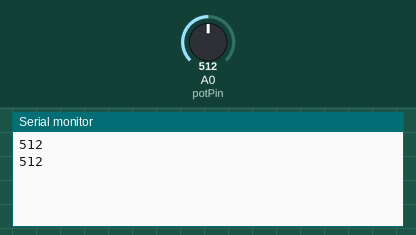
Recording of a sketch running on a simulated Arduino Uno, built with avr-gcc and run on an emulated ATmega328P. On the bench: the last lines printed to the serial monitor. Inputs (shaded band) come from the test bench; at power-on: A0 (potPin) = 512.

Above: at 1.8 s.
1.9 s: A0 (potPin) set to 716
At 2.8 s:
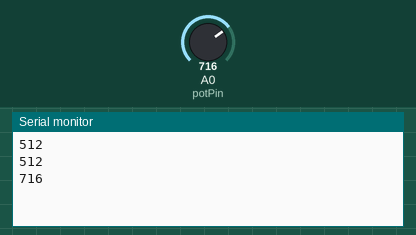
3.4 s: A0 (potPin) set to 900
At 4.5 s:
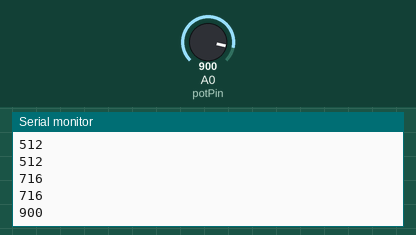
Timing chart, 0 to 6.4 s (numbered marks = the images above; inputs shaded):
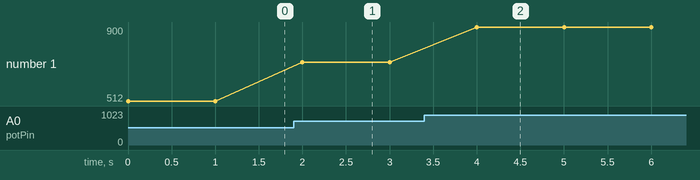

The sketch:

pot_code.ino
```cpp
//brown wire = signal
//red wire = 5V
//green wire = ground
//dial all the way to red wire side = 1023
//dial all the way to green wire side = 0

int potPin = 0;
int val = 0;

void setup()
{
  Serial.begin(9600);
}

void loop()
{
  val = analogRead(potPin);
  Serial.println(val);
  delay(1000);
}
```

Measured:
- after the input at 1.9 s, the serial monitor: prints a new line after 0.10 s (image 1)
- after the input at 3.4 s, the serial monitor: prints a new line after 0.60 s (image 2)
- plotted number 1: 512 → 716 after the input at 1.9 s, 716 → 900 after the input at 3.4 s
